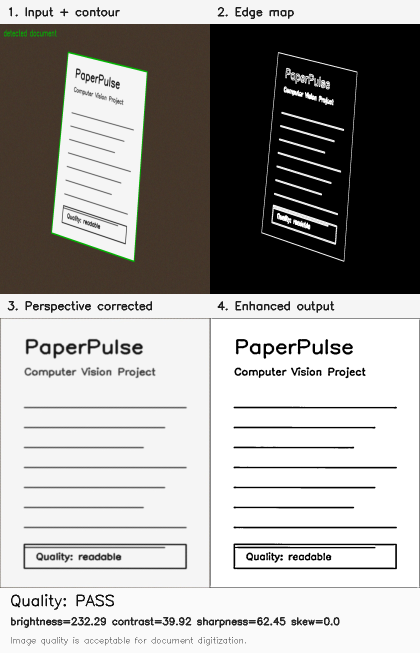
#> input picture outputs/visual_report.png, 840 x 1306 px (shown at 1/2 size)
$ python cli.py --input ../../outputs/visual_report.png   (older library calls are emulated)
#> lines starting #> are read from the running program, lines starting #| are printed output that depends on the picture; after the words box and inside, x2 and y2 are one past the last pixel; in counts of white or black regions, pixels touching at a corner belong together
### src/docuvision/io_utils.py
"""Image input/output helpers."""

from pathlib import Path

import cv2
import numpy as np


def read_image(path: str | Path) -> np.ndarray:
    image_path = Path(path)
    if not image_path.exists():
        raise FileNotFoundError(f"Image not found: {image_path}")

    image = cv2.imread(str(image_path), cv2.IMREAD_COLOR)
    if image is None:
        raise ValueError(f"Unable to read image file: {image_path}")
    return image


def write_image(path: str | Path, image: np.ndarray) -> Path:
    output_path = Path(path)
    output_path.parent.mkdir(parents=True, exist_ok=True)
    ok = cv2.imwrite(str(output_path), image)
    if not ok:
        raise ValueError(f"Unable to write image file: {output_path}")
    return output_path


def resize_to_height(image: np.ndarray, target_height: int) -> tuple[np.ndarray, float]:
    height, width = image.shape[:2]
    if height == target_height:
        return image.copy(), 1.0

    scale = target_height / float(height)
    resized = cv2.resize(image, (int(width * scale), target_height), interpolation=cv2.INTER_AREA)
    return resized, scale

### src/docuvision/scanner.py
"""Document detection and perspective correction."""

from dataclasses import dataclass

import cv2
import numpy as np

from .config import ScannerConfig
from .io_utils import resize_to_height
from .preprocessing import detect_edges, enhance_document


@dataclass
class ScanResult:
    original: np.ndarray
    resized: np.ndarray
    edges: np.ndarray
    contour: np.ndarray
    warped: np.ndarray
    enhanced: np.ndarray
    used_fallback: bool


def order_points(points: np.ndarray) -> np.ndarray:
    pts = points.reshape(4, 2).astype("float32")
    point_sum = pts.sum(axis=1)
    point_diff = np.diff(pts, axis=1)

    ordered = np.zeros((4, 2), dtype="float32")
    ordered[0] = pts[np.argmin(point_sum)]
    ordered[2] = pts[np.argmax(point_sum)]
    ordered[1] = pts[np.argmin(point_diff)]
    ordered[3] = pts[np.argmax(point_diff)]
    return ordered


def four_point_transform(image: np.ndarray, points: np.ndarray, output_width: int) -> np.ndarray:
    rect = order_points(points)
    top_left, top_right, bottom_right, bottom_left = rect

    width_a = np.linalg.norm(bottom_right - bottom_left)
    width_b = np.linalg.norm(top_right - top_left)
    max_width = max(int(width_a), int(width_b), 1)

    height_a = np.linalg.norm(top_right - bottom_right)
    height_b = np.linalg.norm(top_left - bottom_left)
    max_height = max(int(height_a), int(height_b), 1)

    aspect = max_height / float(max_width)
    output_height = max(int(output_width * aspect), 1)

    destination = np.array(
        [
            [0, 0],
            [output_width - 1, 0],
            [output_width - 1, output_height - 1],
            [0, output_height - 1],
        ],
        dtype="float32",
    )
    matrix = cv2.getPerspectiveTransform(rect, destination)
    return cv2.warpPerspective(image, matrix, (output_width, output_height))


# [13 lines left out: function _fallback_contour, not called in this run]


def find_document_contour(edges: np.ndarray, config: ScannerConfig) -> tuple[np.ndarray, bool]:
    contours, _ = cv2.findContours(edges, cv2.RETR_EXTERNAL, cv2.CHAIN_APPROX_SIMPLE)
    image_area = edges.shape[0] * edges.shape[1]
    min_area = image_area * config.min_document_area_ratio

    for contour in sorted(contours, key=cv2.contourArea, reverse=True):
        if cv2.contourArea(contour) < min_area:
            continue

        perimeter = cv2.arcLength(contour, True)
        approximated = cv2.approxPolyDP(contour, 0.02 * perimeter, True)
        if len(approximated) == 4:
            return approximated, False

    return _fallback_contour(edges), True


def scan_document(image: np.ndarray, config: ScannerConfig | None = None) -> ScanResult:
    cfg = config or ScannerConfig()
    resized, scale = resize_to_height(image, cfg.resize_height)
    edges = detect_edges(resized, cfg)
    contour, used_fallback = find_document_contour(edges, cfg)

    contour_on_original = contour.astype("float32") / scale
    warped = four_point_transform(image, contour_on_original, cfg.output_width)
    enhanced = enhance_document(warped, cfg)

    return ScanResult(
        original=image,
        resized=resized,
        edges=edges,
        contour=contour,
        warped=warped,
        enhanced=enhanced,
        used_fallback=used_fallback,
    )

### src/docuvision/preprocessing.py
"""Computer-vision preprocessing operations."""

import cv2
import numpy as np

from .config import ScannerConfig


def to_grayscale(image: np.ndarray) -> np.ndarray:
    return cv2.cvtColor(image, cv2.COLOR_BGR2GRAY)


def detect_edges(image: np.ndarray, config: ScannerConfig) -> np.ndarray:
    gray = to_grayscale(image)
    blurred = cv2.GaussianBlur(gray, (config.blur_kernel, config.blur_kernel), 0)
    edges = cv2.Canny(blurred, config.canny_low, config.canny_high)
    kernel = np.ones((3, 3), dtype=np.uint8)
    return cv2.dilate(edges, kernel, iterations=1)


def enhance_document(image: np.ndarray, config: ScannerConfig) -> np.ndarray:
    gray = to_grayscale(image)
    denoised = cv2.fastNlMeansDenoising(gray, None, h=12, templateWindowSize=7, searchWindowSize=21)
    clahe = cv2.createCLAHE(clipLimit=2.0, tileGridSize=(8, 8))
    contrasted = clahe.apply(denoised)

    block_size = config.binary_block_size
    if block_size % 2 == 0:
        block_size += 1

    return cv2.adaptiveThreshold(
        contrasted,
        255,
        cv2.ADAPTIVE_THRESH_GAUSSIAN_C,
        cv2.THRESH_BINARY,
        block_size,
        config.binary_c,
    )

### src/docuvision/quality.py
"""Document image quality metrics."""

from dataclasses import dataclass, asdict

import cv2
import numpy as np

from .config import QualityThresholds


@dataclass
class QualityReport:
    brightness: float
    contrast: float
    sharpness: float
    skew_degrees: float
    passed: bool
    messages: list[str]

    def to_dict(self) -> dict[str, object]:
        return asdict(self)


def _estimate_skew(gray: np.ndarray) -> float:
    edges = cv2.Canny(gray, 50, 150)
    lines = cv2.HoughLines(edges, 1, np.pi / 180, threshold=120)
    if lines is None:
        return 0.0

    angles = []
    for line in lines[:40]:
        rho, theta = line[0]
        angle = (theta * 180 / np.pi) - 90
        if -45 <= angle <= 45:
            angles.append(angle)
    if not angles:
        return 0.0
    return float(np.median(angles))


def analyze_quality(image: np.ndarray, thresholds: QualityThresholds | None = None) -> QualityReport:
    cfg = thresholds or QualityThresholds()
    gray = cv2.cvtColor(image, cv2.COLOR_BGR2GRAY) if image.ndim == 3 else image

    brightness = float(np.mean(gray))
    contrast = float(np.std(gray))
    sharpness = float(cv2.Laplacian(gray, cv2.CV_64F).var())
    skew = _estimate_skew(gray)

    messages: list[str] = []
    if sharpness < cfg.min_sharpness:
        messages.append("Image may be blurry; capture again or improve focus.")
    if contrast < cfg.min_contrast:
        messages.append("Low contrast detected; use stronger lighting or a darker background.")
    if brightness < cfg.min_brightness:
        messages.append("Image is too dark; increase illumination.")
    if brightness > cfg.max_brightness:
        messages.append("Image is overexposed; reduce glare.")
    if abs(skew) > cfg.max_skew_degrees:
        messages.append("Document is noticeably tilted; align the camera with the page.")

    passed = len(messages) == 0
    if passed:
        messages.append("Image quality is acceptable for document digitization.")

    return QualityReport(
        brightness=round(brightness, 2),
        contrast=round(contrast, 2),
        sharpness=round(sharpness, 2),
        skew_degrees=round(skew, 2),
        passed=passed,
        messages=messages,
    )

### src/docuvision/report.py
"""Visual and JSON report generation."""

import json
from pathlib import Path

import cv2
import numpy as np

from .io_utils import write_image
from .quality import QualityReport
from .scanner import ScanResult


def draw_detected_contour(result: ScanResult) -> np.ndarray:
    preview = result.resized.copy()
    cv2.drawContours(preview, [result.contour], -1, (0, 180, 0), 3)
    label = "fallback boundary" if result.used_fallback else "detected document"
    cv2.putText(preview, label, (20, 40), cv2.FONT_HERSHEY_SIMPLEX, 1, (0, 180, 0), 2)
    return preview


def _panel(title: str, image: np.ndarray, width: int = 420, height: int = 540) -> np.ndarray:
    if image.ndim == 2:
        image = cv2.cvtColor(image, cv2.COLOR_GRAY2BGR)

    resized = cv2.resize(image, (width, height), interpolation=cv2.INTER_AREA)
    canvas = np.full((height + 48, width, 3), 245, dtype=np.uint8)
    canvas[48:, :] = resized
    cv2.putText(canvas, title, (14, 31), cv2.FONT_HERSHEY_SIMPLEX, 0.75, (30, 30, 30), 2)
    return canvas


def create_visual_report(result: ScanResult, quality: QualityReport, output_path: str | Path) -> Path:
    detection = draw_detected_contour(result)

    panels = [
        _panel("1. Input + contour", detection),
        _panel("2. Edge map", result.edges),
        _panel("3. Perspective corrected", result.warped),
        _panel("4. Enhanced output", result.enhanced),
    ]
    top = np.hstack(panels[:2])
    bottom = np.hstack(panels[2:])
    dashboard = np.vstack([top, bottom])

    footer = np.full((130, dashboard.shape[1], 3), 250, dtype=np.uint8)
    status = "PASS" if quality.passed else "REVIEW"
    cv2.putText(footer, f"Quality: {status}", (20, 35), cv2.FONT_HERSHEY_SIMPLEX, 1, (20, 20, 20), 2)
    cv2.putText(
        footer,
        f"brightness={quality.brightness} contrast={quality.contrast} sharpness={quality.sharpness} skew={quality.skew_degrees}",
        (20, 73),
        cv2.FONT_HERSHEY_SIMPLEX,
        0.65,
        (40, 40, 40),
        2,
    )
    cv2.putText(footer, quality.messages[0][:105], (20, 110), cv2.FONT_HERSHEY_SIMPLEX, 0.55, (60, 60, 60), 1)
    return write_image(output_path, np.vstack([dashboard, footer]))


def save_json_report(quality: QualityReport, output_path: str | Path) -> Path:
    path = Path(output_path)
    path.parent.mkdir(parents=True, exist_ok=True)
    path.write_text(json.dumps(quality.to_dict(), indent=2), encoding="utf-8")
    return path

### src/docuvision/cli.py
"""Command-line interface for DocuVision."""

from __future__ import annotations

import argparse
from pathlib import Path

from .io_utils import read_image, write_image
from .quality import analyze_quality
from .report import create_visual_report, save_json_report
from .scanner import scan_document


def build_parser() -> argparse.ArgumentParser:
    parser = argparse.ArgumentParser(description="Scan a document image and analyze capture quality.")
    parser.add_argument("--input", required=True, help="Path to an input document photo.")
    parser.add_argument("--output-dir", default="outputs", help="Directory for generated outputs.")
    return parser


def run(input_path: str, output_dir: str = "outputs") -> dict[str, Path]:
    image = read_image(input_path)
    result = scan_document(image)
    quality = analyze_quality(result.warped)

    output_root = Path(output_dir)
    output_root.mkdir(parents=True, exist_ok=True)

    scanned_path = write_image(output_root / "scanned_document.png", result.enhanced)
    report_image_path = create_visual_report(result, quality, output_root / "visual_report.png")
    report_json_path = save_json_report(quality, output_root / "quality_report.json")

    return {
        "scanned_document": scanned_path,
        "visual_report": report_image_path,
        "quality_report": report_json_path,
    }


def main() -> None:
    args = build_parser().parse_args()
    outputs = run(args.input, args.output_dir)
#> in read_image, image is the input picture: shape (1306, 840, 3); mean B, G, R 158.5, 160.8, 162.5
#> in scan_document, `resized, scale = resize_to_height(image, cfg.resize_height)`: scale = 0.689
#> in detect_edges, `edges = cv2.Canny(blurred, config.canny_low, config.canny_high)`:
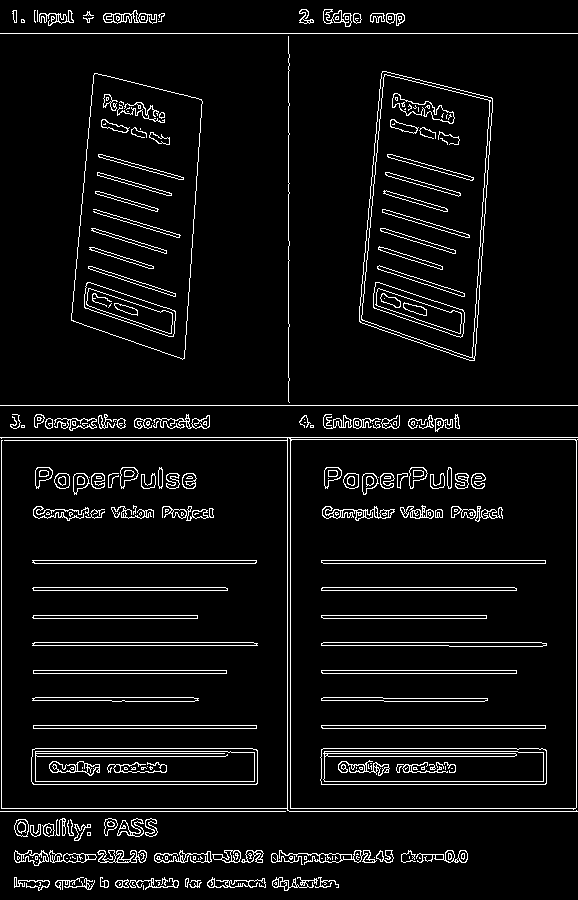
#> edges: shape (900, 578); 5.9% white in thin lines or dots
#> in detect_edges, `return cv2.dilate(edges, kernel, iterations=1)`: returned value: shape (900, 578); 17.5% white; 84 white regions
#> in find_document_contour, `contours, _ = cv2.findContours(edges, cv2.RETR_EXTERNAL, cv2.CHAIN_APP..`: contours = 31 contours; largest, box (x1, y1, x2, y2) and area: (0, 436, 578, 813) 216951, (358, 70, 494, 362) 30804, (70, 72, 204, 361) 29575, (0, 32, 578, 407) 3093, (13, 849, 148, 867) 1554
#> the loop in find_document_contour, `for contour in sorted(contours, key=cv2.contourArea, reverse=True):` made 1 pass
#> (perimeter, approximated) on pass 1: (1906.8, [[0, 436], [0, 812], [577, 812], [577, 436]])
#> in scan_document, `contour, used_fallback = find_document_contour(edges, cfg)`: contour = [[0, 436], [0, 812], [577, 812], [577, 436]]; used_fallback = False
#> in scan_document, `contour_on_original = contour.astype("float32") / scale`: contour_on_original = [[0, 632.7], [0, 1178.3], [837.3, 1178.3], [837.3, 632.7]]
#> in order_points, `pts = points.reshape(4, 2).astype("float32")`: pts has the same summary as contour_on_original in scan_document
#> in order_points, `point_sum = pts.sum(axis=1)`: point_sum = [632.7, 1178.3, 2015.6, 1470]
#> in order_points, `point_diff = np.diff(pts, axis=1)`: point_diff = [632.7, 1178.3, 341, -204.6]
#> in four_point_transform, `rect = order_points(points)`: rect = [[0, 632.7], [837.3, 632.7], [837.3, 1178.3], [0, 1178.3]]
#> in four_point_transform, `top_left, top_right, bottom_right, bottom_left = rect`: top_left = [0, 632.7]; top_right = [837.3, 632.7]; bottom_right = [837.3, 1178.3]; bottom_left = [0, 1178.3]
#> in four_point_transform, `width_a = np.linalg.norm(bottom_right - bottom_left)`: width_a = 837.3
#> in four_point_transform, `max_width = max(int(width_a), int(width_b), 1)`: max_width = 837
#> in four_point_transform, `height_a = np.linalg.norm(top_right - bottom_right)`: height_a = 545.6
#> in four_point_transform, `max_height = max(int(height_a), int(height_b), 1)`: max_height = 545
#> in four_point_transform, `aspect = max_height / float(max_width)`: aspect = 0.651
#> in four_point_transform, `output_height = max(int(output_width * aspect), 1)`: output_height = 586
#> in four_point_transform, `destination = np.array( [ [0, 0], [output_width - 1, 0], [output_width..`: destination = [[0, 0], [899, 0], [899, 585], [0, 585]]
#> in four_point_transform, `matrix = cv2.getPerspectiveTransform(rect, destination)`: matrix = [[1.07, 0, 0], [-1.36e-16, 1.07, -678.4], [-2.32e-19, 0, 1]]
#> in enhance_document, `return cv2.adaptiveThreshold( contrasted, 255, cv2.ADAPTIVE_THRESH_GAU..`:
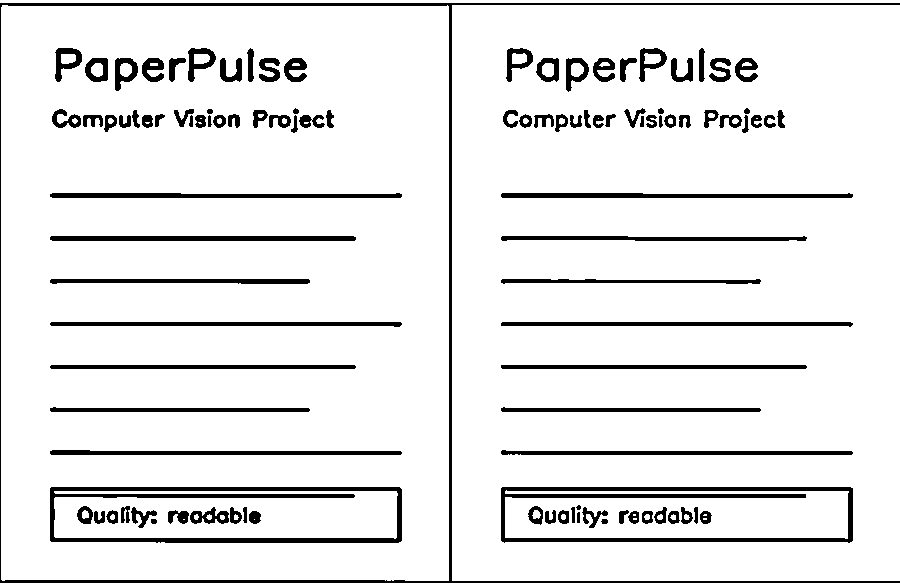
#> returned value: shape (586, 900); 91% white; 106 black regions (1 under 20 px), largest, box (x1, y1, x2, y2) and area: (0, 3, 900, 583) 6740, (50, 487, 402, 543) 4612, (501, 487, 853, 543) 4428
#> in analyze_quality, `brightness = float(np.mean(gray))`: brightness = 235
#> in analyze_quality, `contrast = float(np.std(gray))`: contrast = 48.23
#> in analyze_quality, `sharpness = float(cv2.Laplacian(gray, cv2.CV_64F).var())`: sharpness = 1019.4
#> in _estimate_skew, `edges = cv2.Canny(gray, 50, 150)`:
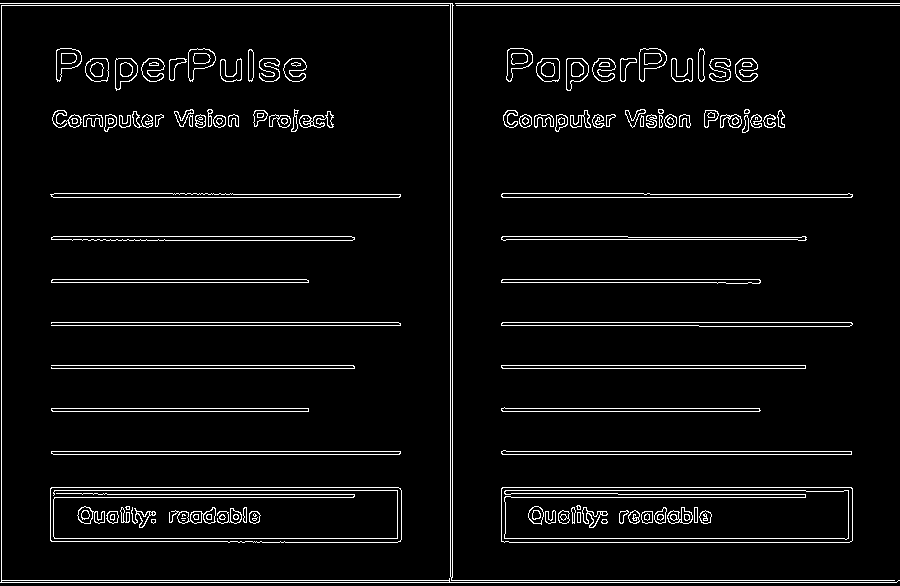
#> edges: shape (586, 900); 4.9% white in thin lines or dots
#> in _estimate_skew, `lines = cv2.HoughLines(edges, 1, np.pi / 180, threshold=120)`: lines = 76 rows, first 8: [3, 1.57], [582, 1.57], [5, 1.57], [580, 1.57], [322, 1.57], [451, 1.57], [487, 1.57], [197, 1.57]
#> the loop in _estimate_skew, `for line in lines[:40]:` made 40 passes
#> (rho, theta, angle) on passes 1 to 12: (3, 1.57, 2.5e-06), (582, 1.57, 2.5e-06), (5, 1.57, 2.5e-06), (580, 1.57, 2.5e-06), (322, 1.57, 2.5e-06), (451, 1.57, 2.5e-06), (487, 1.57, 2.5e-06), (197, 1.57, 2.5e-06), (454, 1.57, 2.5e-06), (538, 1.57, 2.5e-06), (490, 1.57, 2.5e-06), (365, 1.57, 2.5e-06)
#> after the loop in _estimate_skew, `for line in lines[:40]:`: angles = 37 values, max 1 at index 25, min -2 at index 35, mean -0.0541
#> in analyze_quality, `skew = _estimate_skew(gray)`: skew = 2.5e-06
#> in _panel, `cv2.putText(canvas, title, (14, 31), cv2.FONT_HERSHEY_SIMPLEX, 0.75, (..`:
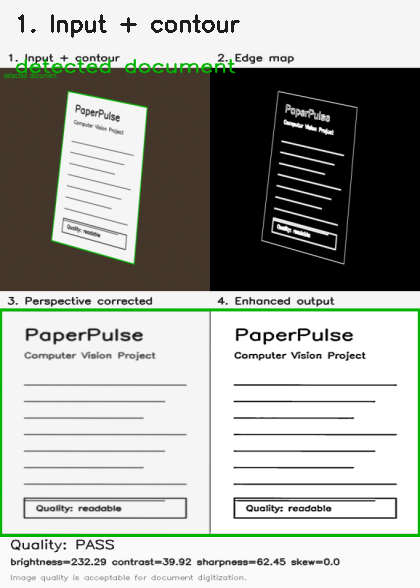
#> canvas: shape (588, 420, 3); mean of channels 0, 1, 2 160.9, 166.2, 164.5; drawn as B, G, R
#> call 2 of _panel, with title = '2. Edge map', width = 420, height = 540
#> in _panel (call 2), `image = cv2.cvtColor(image, cv2.COLOR_GRAY2BGR)`: image: shape (900, 578, 3); 17.5% white; 84 white regions, largest, box (x1, y1, x2, y2) and area: (0, 436, 578, 813) 11034, (0, 32, 578, 407) 4618, (358, 70, 494, 362) 4449
#> in _panel (call 2), `cv2.putText(canvas, title, (14, 31), cv2.FONT_HERSHEY_SIMPLEX, 0.75, (..`:
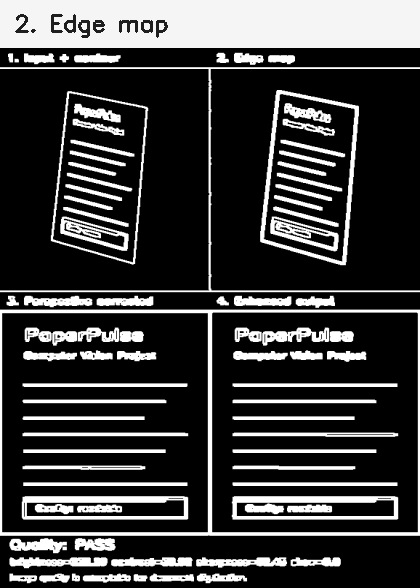
#> canvas: shape (588, 420, 3); min 0, max 255, mean 60.1
#> in _panel (call 3), `cv2.putText(canvas, title, (14, 31), cv2.FONT_HERSHEY_SIMPLEX, 0.75, (..`: canvas: shape (588, 420, 3); mean B, G, R 234.2, 234.2, 234.2
#> call 4 of _panel, with title = '4. Enhanced output', width = 420, height = 540
#> in _panel (call 4), `cv2.putText(canvas, title, (14, 31), cv2.FONT_HERSHEY_SIMPLEX, 0.75, (..`:
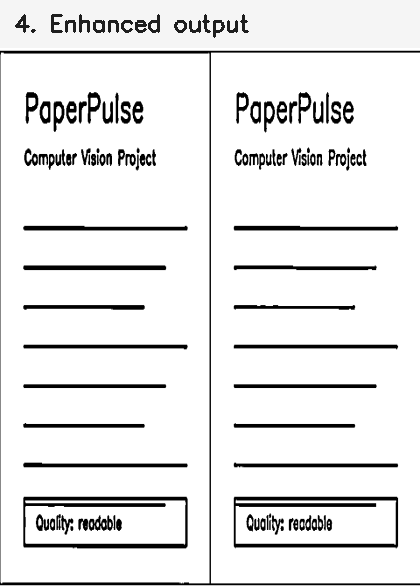
#> canvas: shape (588, 420, 3); min 0, max 255, mean 231.9
#> in create_visual_report, `cv2.putText(footer, f"Quality: {status}", (20, 35), cv2.FONT_HERSHEY_S..`: footer: shape (130, 840, 3); values 20 (black) and 250 (white), 98.6% white; 14 black regions, largest, box (x1, y1, x2, y2) and area: (22, 13, 41, 39) 203, (191, 13, 208, 37) 174, (211, 13, 228, 37) 174
#> in write_image (call 2), `ok = cv2.imwrite(str(output_path), image)`:
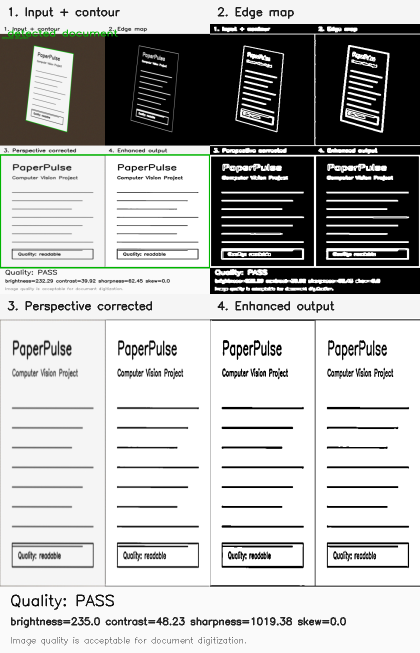
#> saved as visual_report.png: shape (1306, 840, 3) (shown at 1/2 size); mean B, G, R 178.2, 179.4, 179
#> outputs = 3 items
    for name, path in outputs.items():
        print(f"{name}: {path}")
#> this loop made 3 passes
#| scanned_document: outputs/scanned_document.png
#| visual_report: outputs/visual_report.png
#| quality_report: outputs/quality_report.json


if __name__ == "__main__":
    main()
